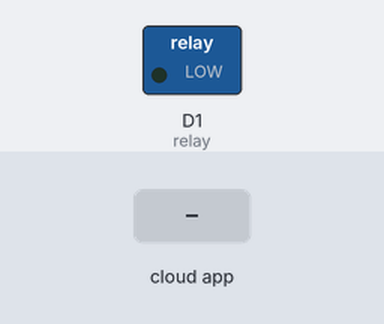
Recording of a sketch running on a simulated ESP8266 (NodeMCU). On the bench: switched loads named in the sketch (green lamp = pin HIGH). The test bench sets the inputs (shaded band). WiFi joins after 1.5 s; servers stay silent unless stated; no MQTT or app messages arrive unless stated; what the sketch prints to the serial monitor is not drawn.

Above: at 2.7 s.
2.8 s: the phone or cloud app sets relay1 to 1
At 3.8 s:
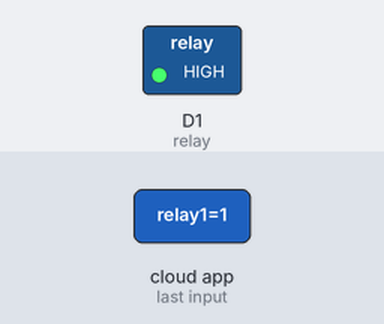
4.3 s: the phone or cloud app sets relay1 to 0
At 5.2 s:
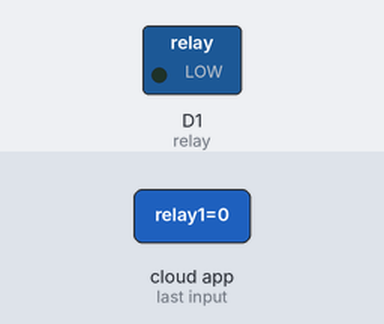
Timing chart, 0 to 7.3 s (numbered marks = the images above; inputs shaded):
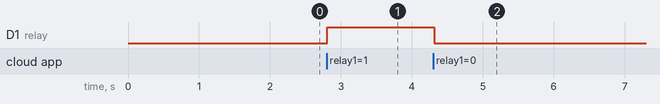

The sketch:

code_for_workshop_.ino
```cpp
/***************************************************
  This is the code for the project
  "Google Assistant Controllled Appliances"
  using a ESP8266 12e board

  Original code is from
  Adafruit MQTT Library ESP8266 Example
  Code edited by
  Sachin Soni
  http://www.techiesms.com
 ****************************************************/

// Necessary Library Declarations
#include <ESP8266WiFi.h>
#include "Adafruit_MQTT.h"
#include "Adafruit_MQTT_Client.h"

//What does a libray means?
//Library contains the detailed code of the functions used in the code.

// Defining Pin for our Relay
#define relay D1

/************************* WiFi Access Point *********************************/

#define WLAN_SSID       "SmS"
#define WLAN_PASS       "sms123458956"
/************************* Adafruit.io Setup *********************************/
//This Will remain as it is for all adafruit accounts
#define AIO_SERVER      "io.adafruit.com"
#define AIO_SERVERPORT  1883                   // use 8883 for SSL

//Here you have to enter the details of your Adafruit IO account.
#define AIO_USERNAME    "techiesms"
#define AIO_KEY         "912b30c900574034a653f41e2b4df838"

/************ Global State (you don't need to change this!) ******************/

// Create an ESP8266 WiFiClient class to connect to the MQTT server.
WiFiClient client;
// or... use WiFiFlientSecure for SSL
//WiFiClientSecure client;

// Setup the MQTT client class by passing in the WiFi client and MQTT server and login details.
Adafruit_MQTT_Client mqtt(&client, AIO_SERVER, AIO_SERVERPORT, AIO_USERNAME, AIO_KEY);

/****************************** Feeds ***************************************/

// Setup a feed called 'onoffbutton' for subscribing to changes.
//Here you need to add the feed name of the button you have created in your adafruit account.
Adafruit_MQTT_Subscribe onoffbutton = Adafruit_MQTT_Subscribe(&mqtt, AIO_USERNAME "/feeds/relay1");

/*************************** Sketch Code ************************************/

// Bug workaround for Arduino 1.6.6, it seems to need a function declaration
// for some reason (only affects ESP8266, likely an arduino-builder bug).
void MQTT_connect();

//This is a setup function in which the initial settings are decalred
//and this function will run only once when the code starts running
void setup() {
  Serial.begin(115200);//Turning ON the serial communication to view response in serial monitor
  delay(10);

  Serial.println(F("Adafruit MQTT demo"));

  // Connect to WiFi access point.
  Serial.println(); Serial.println();
  Serial.print("Connecting to ");
  Serial.println(WLAN_SSID);

  WiFi.begin(WLAN_SSID, WLAN_PASS);
  while (WiFi.status() != WL_CONNECTED) {
    delay(500);
    Serial.print(".");
  }
  Serial.println();

  Serial.println("WiFi connected");
  Serial.println("IP address: "); Serial.println(WiFi.localIP());

   //Defining our relay pin as an Output
  pinMode(relay, OUTPUT);

  // Setup MQTT subscription for onoff feed.
  mqtt.subscribe(&onoffbutton);
}

uint32_t x=0;

void loop() {
  // Ensure the connection to the MQTT server is alive (this will make the first
  // connection and automatically reconnect when disconnected).  See the MQTT_connect
  // function definition further below.
  MQTT_connect();

  // this is our 'wait for incoming subscription packets' busy subloop
  // try to spend your time here

  Adafruit_MQTT_Subscribe *subscription;
  while ((subscription = mqtt.readSubscription(5000))) {
    if (subscription == &onoffbutton) {
      Serial.print(F("Got: "));
      Serial.println((char *)onoffbutton.lastread);
      uint16_t state = atoi((char *)onoffbutton.lastread);
      digitalWrite(relay, state);
    }
  }


  // ping the server to keep the mqtt connection alive
  // NOT required if you are publishing once every KEEPALIVE seconds
  /*
  if(! mqtt.ping()) {
    mqtt.disconnect();
  }
  */
}

// No need to change anything inside this function
// Function to connect and reconnect as necessary to the MQTT server.
// Should be called in the loop function and it will take care if connecting.
void MQTT_connect() {
  int8_t ret;

  // Stop if already connected.
  if (mqtt.connected()) {
    return;
  }

  Serial.print("Connecting to MQTT... ");

  uint8_t retries = 3;
  while ((ret = mqtt.connect()) != 0) { // connect will return 0 for connected
       Serial.println(mqtt.connectErrorString(ret));
       Serial.println("Retrying MQTT connection in 5 seconds...");
       mqtt.disconnect();
       delay(5000);  // wait 5 seconds
       retries--;
       if (retries == 0) {
         // basically die and wait for WDT to reset me
         while (1);
       }
  }
  Serial.println("MQTT Connected!");
}
```

Measured:
- after the input at 2.8 s, D1 (relay): LOW → HIGH at once
- after the input at 4.3 s, D1 (relay): HIGH → LOW at once
